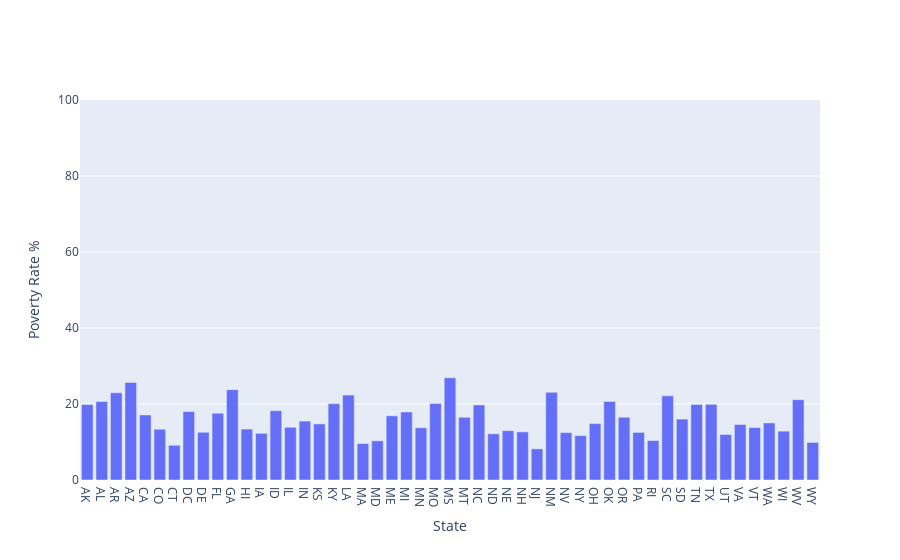

Source (notebook cell):
### Markdown cell above
# Chart the Poverty Rate in each US State

Create a bar chart that ranks the poverty rate from highest to lowest by US state. Which state has the highest poverty rate? Which state has the lowest poverty rate?  Bar Plot

### Code cell
poverty_rate = df_pct_poverty.groupby(['Geographic Area'], as_index=False).agg(Mean_Poverty_Rate=('poverty_rate', 'mean')).round(2)

fig = go.Figure()
fig.add_trace(go.Bar(x=poverty_rate['Geographic Area'], 
                     y=poverty_rate.Mean_Poverty_Rate,
                     hovertemplate="<br>State=%{x}<br>Povery Rate=%{y}%<extra></extra>"))
fig.update_layout(legend_title_text = "Poverty Rate in each US State")
fig.update_xaxes(title_text="State")
fig.update_yaxes(title_text="Poverty Rate %", range=[0, 100]
)
fig.show()

### Figure 1 — Plotly figure (JSON) as saved in the notebook; plotly's stock layout.template omitted (floating-point values rounded to 4 significant figures)
{"data": [{"hovertemplate": "<br>State=%{x}<br>Povery Rate=%{y}%<extra></extra>", "type": "bar", "x": ["AK", "AL", "AR", "AZ", "CA", "CO", "CT", "DC", "DE", "FL", "GA", "HI", "IA", "ID", "IL", "IN", "KS", "KY", "LA", "MA", "MD", "ME", "MI", "MN", "MO", "MS", "MT", "NC", "ND", "NE", "NH", "NJ", "NM", "NV", "NY", "OH", "OK", "OR", "PA", "RI", "SC", "SD", "TN", "TX", "UT", "VA", "VT", "WA", "WI", "WV", "WY"], "y": [19.85, 20.65, 22.96, 25.67, 17.12, 13.36, 9.14, 18, 12.56, 17.57, 23.78, 13.4, 12.29, 18.24, 13.88, 15.5, 14.76, 20.08, 22.34, 9.59, 10.31, 16.89, 17.9, 13.75, 20.11, 26.88, 16.51, 19.75, 12.16, 12.98, 12.66, 8.19, 23.08, 12.47, 11.67, 14.85, 20.66, 16.52, 12.52, 10.37, 22.16, 16.03, 19.89, 19.92, 11.98, 14.59, 13.79, 15.02, 12.86, 21.13, 9.89]}], "layout": {"legend": {"title": {"text": "Poverty Rate in each US State"}}, "xaxis": {"title": {"text": "State"}}, "yaxis": {"range": [0, 100], "title": {"text": "Poverty Rate %"}}}}
